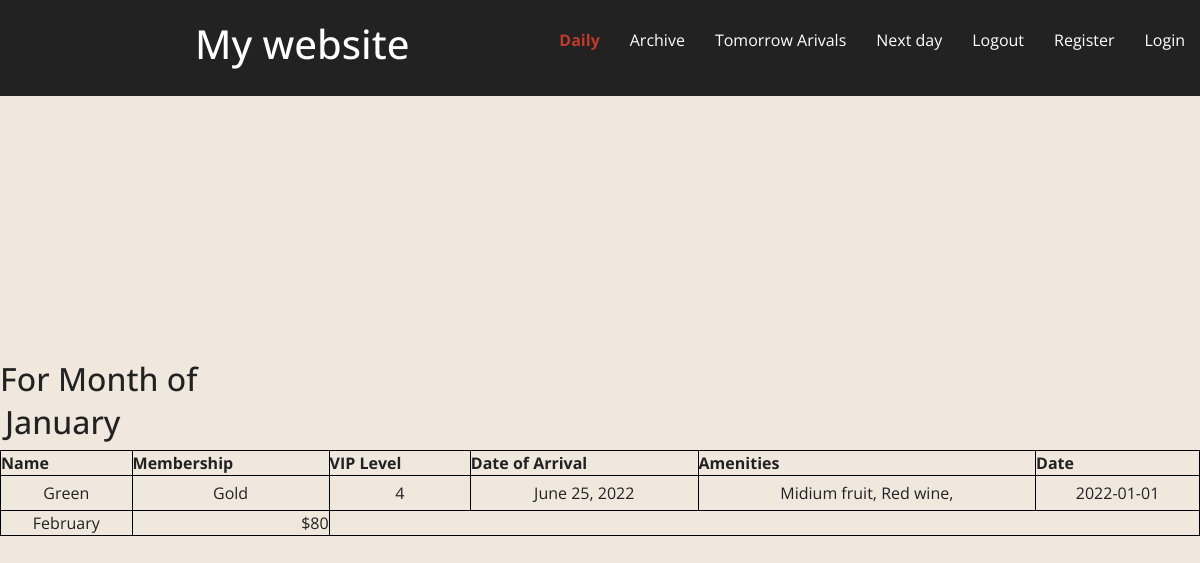
Page /uptodate/January on the earlier database version.
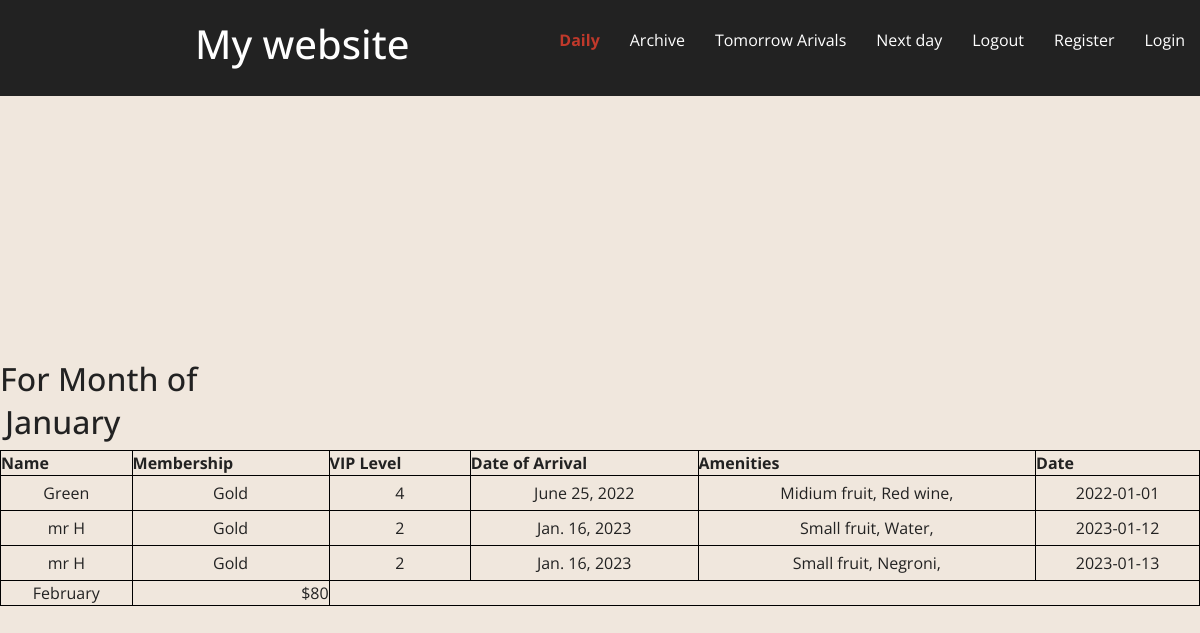
Same page on the later database version.
### calc/models.py (models this page shows)
class InputAmenity(models.Model):
    big_id = models.BigAutoField(primary_key=True)
    name = models.CharField(max_length=300)
    membership = models.CharField(max_length=400)
    arrival_date = models.CharField(max_length=100)
    checkout_date = models.CharField(max_length=100, default='18/12/2022')
    returns = models.IntegerField(default=0)
    vip_level = models.IntegerField(default=0)
    guests_count = models.IntegerField(default=1)
    room_allocation = models.IntegerField(default=100)
    num_of_fruit = models.IntegerField(default=1, blank=True, null=True)
    fruit_amenity = models.CharField(
        max_length=200, choices=FRUIT, blank=True, null=True)
    num_of_drink = models.IntegerField(default=0, blank=True, null=True)
    drink_amenity = models.CharField(
        max_length=200, choices=DRINK, blank=True, null=True)
    num_of_dessert = models.IntegerField(default=1, blank=True, null=True)
    dessert_amenity = models.CharField(
        max_length=200, choices=DESSERT, blank=True, null=True)
    birthday_amenity = models.CharField(
        max_length=200, choices=BIRTHDAY, blank=True, null=True)
    month = models.CharField(max_length=300, choices=MONTHS)
    date = models.DateField(auto_now_add=True)
    def __str__(self) -> str:
        return f'{self.name, self.arrival_date, self.month}'

### calc/views.py (the view)
# urls.py: path('uptodate/<str:months>', views.uptodate, name='uptodate'),
def uptodate(request, months):
    uptodate_data = []
    for d in DATA:
        t = datetime.datetime.now() + timedelta(days=1)
        x = t.strftime('%Y'+'-'+'%m'+'-'+'%d')
        if d.arrival_date == x:
            if d.month == months:
                print(d.arrival_date)
        elif d.arrival_date != x:
            if d.month == months:
                uptodate_data.append(d)
    print(uptodate_data)
    return render(request, 'calc/total.html',
    {
        'uptodate': uptodate_data,
        'month': months
    })

### calc/templates/calc/total.html (shortened to what this page needs)
{% extends "calc/base.html" %}
{% load static %}
{% block body %}
<div class="month" >
  <h2>For Month of <p id="month">{{month}}</p></h2>
</div>
<table style="width:100%">
    <tr>
      <th>Name</th>
      <th>Membership</th>
      <th>VIP Level</th>
      <th>Date of Arrival</th>
      <th>Amenities</th>
      <th>Date</th>
    </tr>
    <tr>
        {% if uptodate %}
        {% for data in uptodate %}
        <tr>
          <td><p>{{data.name}}</p></td>
          <td >{{data.membership}}</td>
          <td>{{data.vip_level}}</td>
          <td>{{data.date}}</td>
          <td class="amenities">{{data.fruit_amenity}}, {{ data.drink_amenity}}, {{d.dessert_amenity}}</td>
          <td>{{data.arrival_date}}</td>
        </tr>
        {% endfor %}
        {% endif %}
        <tr>
      <td>February</td>
      <td style="text-align:right">$80</td>
    </tr>
  </table>
  <div class="total">
    <ul id="total">
        <li></li>
    </ul>
</div>
{% endblock %}

Differences in the rows shown:
added InputAmenity: name "mr H", membership "Gold", vip_level "2", date "Jan. 16, 2023", fruit_amenity "Small fruit", drink_amenity "Water", arrival_date "2023-01-12"
added InputAmenity: name "mr H", membership "Gold", vip_level "2", date "Jan. 16, 2023", fruit_amenity "Small fruit", drink_amenity "Negroni", arrival_date "2023-01-13"
